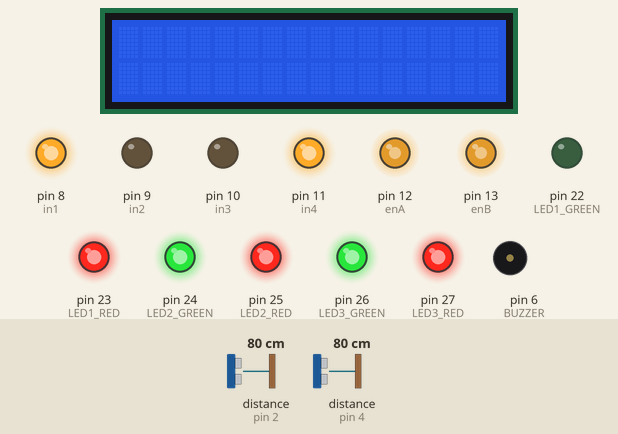
The program below on a simulated Arduino Mega 2560, built with avr-gcc and run on an emulated ATmega2560. Shown: 16×2 character LCD, output pins drawn as LEDs (lit = HIGH), buzzer (waves = sounding, pin HIGH). The test bench sets the inputs (shaded band); at power-on: distance to the obstacle (sensors on pin 2, pin 4) 80 cm. The echo pulse lasts 58.3 µs per cm.

Above: at 1.2 s.
1.3 s: distance to the obstacle (sensor on pin 2) set to 42 cm
2.8 s: distance to the obstacle (sensor on pin 2) set to 35 cm
At 3.6 s:
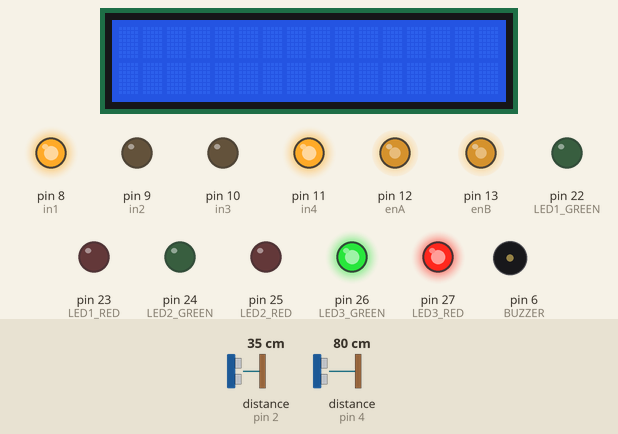
4.3 s: distance to the obstacle (sensor on pin 2) set to 16 cm
5.8 s: distance to the obstacle (sensor on pin 2) set to 13 cm
At 6.5 s:
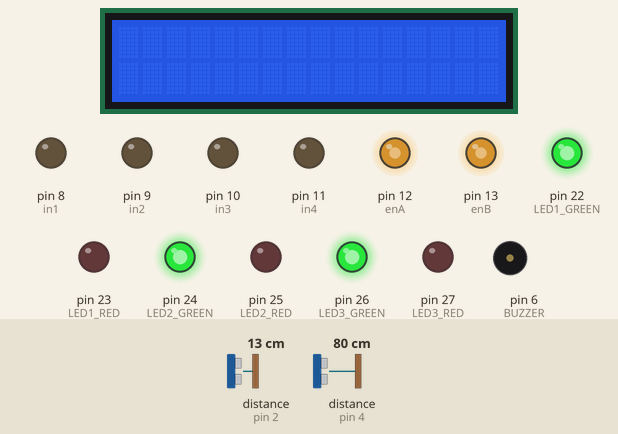
7.4 s: distance to the obstacle (sensor on pin 4) set to 44 cm
At 9.3 s:
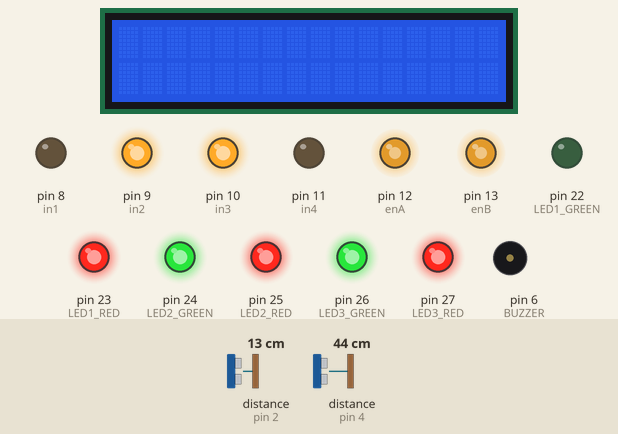
10.4 s: distance to the obstacle (sensor on pin 4) set to 37 cm
At 10.9 s:
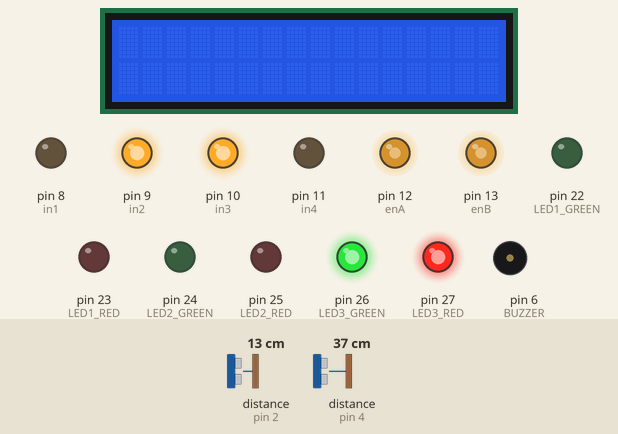
Timing chart, 0 to 12.9 s (numbered marks = the images above; inputs shaded):
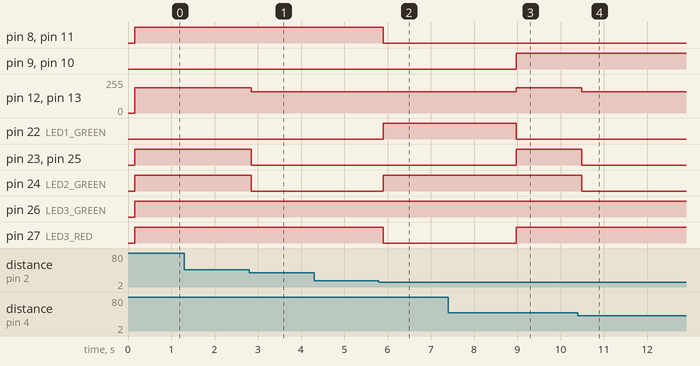

The program:

main.cpp
```cpp
#include <Arduino.h>
#include <display.h>
#include <buzzer.h>
#include <NewPing.h>

LiquidCrystal_I2C lcd(0x27,16,2);
int state; // 0 = distance bigger than 2m , 1 = far distance , 2 = medium distance, 3 = close distance
#define ECHO_1           2
#define TRIGGER_1        3
#define ECHO_2           4
#define TRIGGER_2        5
#define in1              8
#define in2              9
#define in3              10
#define in4              11
#define enA              12
#define enB              13


#define SONAR_NUM 2      // Number of sensors.
#define MAX_DISTANCE 300 // Maximum distance (in cm) to ping.

NewPing sonar[SONAR_NUM] = {   // Sensor object array.
  NewPing(TRIGGER_1, ECHO_1, MAX_DISTANCE), // Each sensor's trigger pin, echo pin, and max distance to ping.
  NewPing(TRIGGER_2, ECHO_2, MAX_DISTANCE)
};

unsigned int distanceFront;
unsigned int distanceBack;
unsigned int distance;
String distanceToMeasure;


void setup()
{

  Serial.begin(9600);
  pinMode(BUZZER,OUTPUT);
  lcd.init();
  lcd.clear();
  lcd.backlight();
  pinMode(in1, OUTPUT);
  pinMode(in2, OUTPUT);
  pinMode(in3, OUTPUT);
  pinMode(in4, OUTPUT);
  pinMode(enA, OUTPUT);
  pinMode(enB, OUTPUT);
  analogWrite(enA, 0);
  analogWrite(enB, 0);
  //setup_timer_3();
  distanceToMeasure = "Front";
}

void loop()
{
    delay(50);
    unsigned int uS1 = sonar[0].ping();
    unsigned int uS2 = sonar[1].ping();
    distanceFront = uS1/58;
    distanceBack = uS2/58;
    DisplayOnScreen(lcd, distanceFront, distanceBack);
    if(distanceToMeasure == "Front")
    {
        distance = distanceFront;
        digitalWrite(in1, HIGH);
        digitalWrite(in2, LOW);
        digitalWrite(in3, LOW);
        digitalWrite(in4, HIGH);
    }
    else
    {
        distance = distanceBack;
        digitalWrite(in1, LOW);
        digitalWrite(in2, HIGH);
        digitalWrite(in3, HIGH);
        digitalWrite(in4, LOW);
    }
    if(distance <= 80 && distance >=40)
    {
        analogWrite(enA, 190);
        analogWrite(enB, 190);
        state=1;
    }
    else if(distance <= 40 && distance >=15)
    {
        analogWrite(enA, 160);
        analogWrite(enB, 160);
        state=2;
    }
    else if(distance <= 15 && distance >=1)
    {
        digitalWrite(in1, LOW);
        digitalWrite(in2, LOW);
        digitalWrite(in3, LOW);
        digitalWrite(in4, LOW);
        state=3;
    }
    else
    {
        analogWrite(enA, 220);
        analogWrite(enB, 220);
        state=0;
    }
    // GenerateTone(state);

LEDIndicators(state);
    if(state == 3)
    {
        delay(3000);
        if(distanceToMeasure == "Front")
            distanceToMeasure = "Back";
            else
            distanceToMeasure = "Front";
    }
}
```

buzzer.h
```cpp
#include "Arduino.h"
#define BUZZER  6
#define LED1_GREEN       22
#define LED1_RED         23
#define LED2_GREEN       24
#define LED2_RED         25
#define LED3_GREEN       26
#define LED3_RED         27

void GenerateTone(int state);
void setup_timer_3();

void LEDIndicators(int state);
```

display.h
```cpp
#include "LiquidCrystal_I2C.h"

using namespace std;

void DisplayOnScreen(LiquidCrystal_I2C, unsigned int, unsigned int);
```

buzzer.cpp
```cpp
#include "buzzer.h"


// void setup_timer_3(){
//     TCCR3A = 0b00000000; // we want CTC mode
//     TCCR3B = 0x00; // initilize register with 0
//     TCCR3B |= (1<<3); // we want CTC mode
//     TCCR3B &= 0b11111000; // stop the timer
//     TCNT3 = 0; // initializing timer at 0
//     TIMSK3 = 0x00; // initialize the counter
//     TIMSK3 = (1<<1); // activate the interrupt trggered when counter 3 reaches value in OCR3A
// }

// void my_delay(int ms_to_wait)//this function can measure up to 4194ms
// {
//     TCNT3 = 0; // initializing timer at 0
//     OCR3A = int(15,626 * ms_to_wait); // the timer wil count up to value in OCR3A
//     TCCR3B |= (1<<2) | (1<<0) ; // prescaler equals 1024
// }

// ISR(TIMER3_COMPA){
//     TCCR3B &= 0b11111000; // stop the timer
//     noTone(BUZZER);

// }

// void GenerateTone(int state){
//     if(state == 3){
//         tone(BUZZER, 500);
//         my_delay(300);
//     }
//     else if(state == 2){
//         tone(BUZZER, 500);
//         my_delay(700);
//     }
//     else if(state == 1){
//         tone(BUZZER, 500);
//         my_delay(1500);
//     }
//     else if(state == 0){
//         noTone(BUZZER);
//     }
// }

void LEDIndicators(int state){
    if(state == 1){
        analogWrite(LED1_GREEN,0);
        analogWrite(LED1_RED,255);
        analogWrite(LED2_GREEN,255);
        analogWrite(LED2_RED,255);
        analogWrite(LED3_GREEN,255);
        analogWrite(LED3_RED,255);
    }
    else if(state == 2){
        analogWrite(LED1_GREEN,110);
        analogWrite(LED1_RED,0);
        analogWrite(LED2_GREEN,110);
        analogWrite(LED2_RED,0);
        analogWrite(LED3_GREEN,255);
        analogWrite(LED3_RED,255);

    }
    else if(state == 3){
        analogWrite(LED1_GREEN,255);
        analogWrite(LED1_RED,0);
        analogWrite(LED2_GREEN,255);
        analogWrite(LED2_RED,0);
        analogWrite(LED3_GREEN,255);
        analogWrite(LED3_RED,0);

    }
    else if(state == 0){
        analogWrite(LED1_GREEN,255);
        analogWrite(LED1_RED,255);
        analogWrite(LED2_GREEN,255);
        analogWrite(LED2_RED,255);
        analogWrite(LED3_GREEN,255);
        analogWrite(LED3_RED,255);

    }
}
```

display.cpp
```cpp
#include "display.h"

void DisplayOnScreen(LiquidCrystal_I2C lcd, unsigned int frontDistance, unsigned int backDistance)
{
    lcd.setCursor(0,0);
    lcd.print("Front : ");
    lcd.print(frontDistance);
    lcd.print (" cm");
    lcd.setCursor(1, 1);
    lcd.print("Back : ");
    lcd.print(backDistance);
    lcd.print (" cm");
}
```

Measured:
- the behaviour switches between 40 and 39 cm on distance to the obstacle (sensor on pin 2) (found by bisection; images 0 and 1)
- the behaviour switches between 15 and 14 cm on distance to the obstacle (sensor on pin 2) (found by bisection; images 1 and 2)
- the behaviour switches between 40 and 39 cm on distance to the obstacle (sensor on pin 4) (found by bisection; images 3 and 4)
- after the input at 1.3 s, every drawn part: stays the same
- after the input at 2.8 s, pin 12 (enA), pin 13 (enB): 190/255 → 160/255 after 0.05 s; pin 23 (LED1_RED), pin 24 (LED2_GREEN), pin 25 (LED2_RED): HIGH → LOW after 0.05 s
- after the input at 4.3 s, every drawn part: stays the same
- after the input at 5.8 s, pin 8 (in1), pin 11 (in4), pin 27 (LED3_RED): HIGH → LOW after 0.10 s; pin 22 (LED1_GREEN), pin 24 (LED2_GREEN): LOW → HIGH after 0.10 s
- after the input at 10.4 s, pin 12 (enA), pin 13 (enB): 190/255 → 160/255 after 0.09 s; pin 23 (LED1_RED), pin 24 (LED2_GREEN), pin 25 (LED2_RED): HIGH → LOW after 0.09 s
